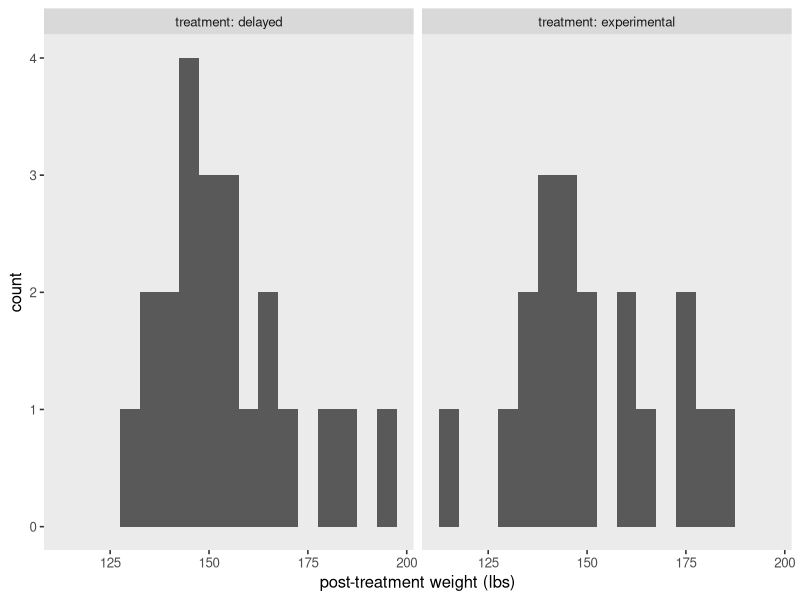
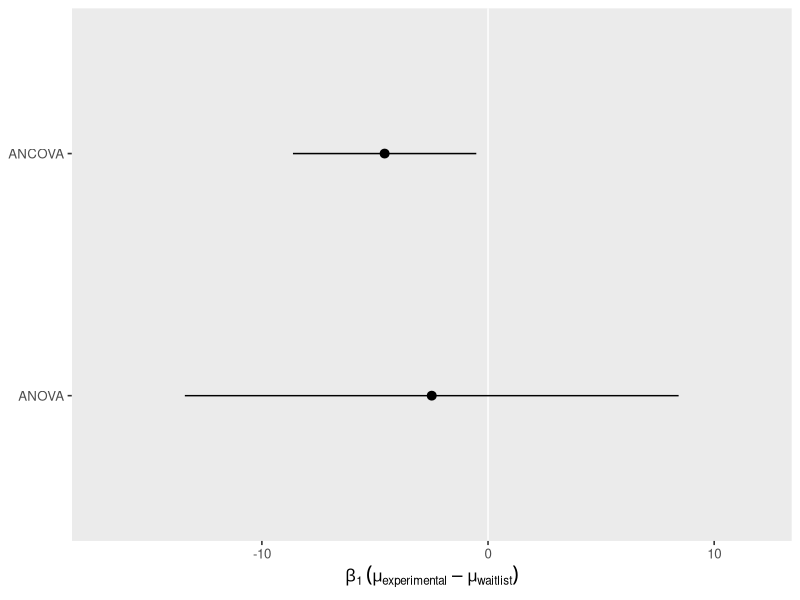
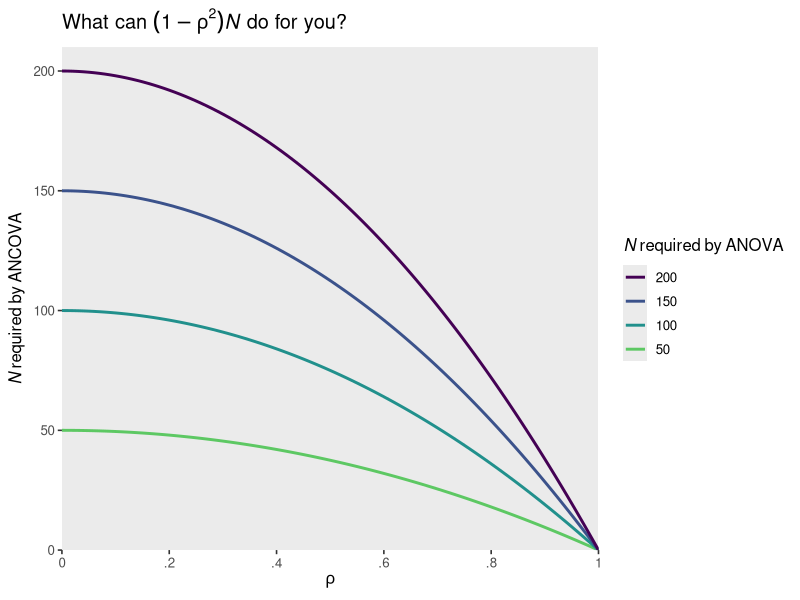

Write the R code that produced these figures, in order.
## ---- chunk 1
# packages
library(tidyverse)
library(broom)

# adjust the global plotting theme
theme_set(theme_gray(base_size = 12) +
            theme(panel.grid = element_blank()))
## ---- chunk 2
horan1971 <- tibble(
  sl = c(letters[1:22], letters[1:20], letters[1:19], letters[1:19]),
  sn = 1:80,
  treatment = factor(rep(1:4, times = c(22, 20, 19, 19))),
  pre = c(149.5, 131.25, 146.5, 133.25, 131, 141, 145.75, 146.75, 172.5, 156.5, 153, 136.25, 148.25, 152.25, 167.5, 169.5, 151.5, 165, 144.25, 167, 195, 179.5,
          127, 134, 163.5, 155, 157.25, 121, 161.25, 147.25, 134.5, 121, 133.5, 128.5, 151, 141.25, 164.25, 138.25, 176, 178, 183, 164,
          149, 134.25, 168, 116.25, 122.75, 122.5, 130, 139, 121.75, 126, 159, 134.75, 140.5, 174.25, 140.25, 133, 171.25, 198.25, 141.25,
          137, 157, 142.25, 123, 163.75, 168.25, 146.25, 174.75, 174.5, 179.75, 162.5, 145, 127, 146.75, 137.5, 179.75, 168.25, 187.5, 144.5),
  post = c(149, 130, 147.75, 139, 134, 145.25, 142.25, 147, 158.25, 155.25, 151.5, 134.5, 145.75, 153.5, 163.75, 170, 153, 178, 144.75, 164.25, 194, 183.25,
           121.75, 132.25, 166, 146.5, 154.5, 114, 148.25, 148.25, 133.5, 126.5, 137, 126.5, 148.5, 145.5, 151.5, 128.5, 176.5, 170.5, 181.5, 160.5,
           145.5, 122.75, 164, 118.5, 122, 125.5, 129.5, 137, 119.5, 123.5, 150.5, 125.75, 135, 164.25, 144.5, 135.5, 169.5, 194.5, 142.5,
           129, 146.5, 142.25, 114.5, 148.25, 161.25, 142.5, 174.5, 163, 160.5, 151.25, 144, 135.5, 136.5, 145.5, 185, 174.75, 179, 141.5)) %>% 
  mutate(treatment = factor(treatment, labels = c("delayed", "placebo", "scheduled", "experimental")))

# what is this?
glimpse(horan1971)
## ---- chunk 3
horan1971 <- horan1971 %>% 
  filter(treatment %in% c("delayed", "experimental"))
## ---- chunk 4
horan1971 %>% 
  count(treatment)
## ---- chunk 5
horan1971 %>%  
  ggplot(aes(x = post)) +
  geom_histogram(binwidth = 5) +
  xlab("post-treatment weight (lbs)") +
  facet_wrap(~ treatment, labeller = label_both)
## ---- chunk 6
horan1971 %>% 
  group_by(treatment) %>% 
  summarise(mean = mean(post),
            sd = sd(post),
            n = n(),
            percent_missing = mean(is.na(post)) * 100)
## ---- chunk 7
horan1971 <- horan1971 %>% 
  # make a mean-centered version of pre
  mutate(prec = pre - mean(pre))
## ---- chunk 8
horan1971 <- horan1971 %>% 
  mutate(delayed      = ifelse(treatment == "delayed", 1, 0),
         experimental = ifelse(treatment == "experimental", 1, 0))
## ---- chunk 9
horan1971 %>% 
  distinct(treatment, delayed, experimental)
## ---- chunk 10
# fit the ANOVA-type model with OLS
ols1 <- lm(
  data = horan1971,
  post ~ 1 + experimental
)

# summarize
summary(ols1)
## ---- chunk 11
tidy(ols1, conf.int = TRUE) %>% 
  slice(2) %>% 
  mutate_if(is.double, round, digits = 2)
## ---- chunk 12
horan1971 %>% 
  group_by(treatment) %>% 
  summarise(r = cor(pre, post))
## ---- chunk 13
horan1971 %>% 
  summarise(pre_mean = mean(pre),
            pre_sd = sd(pre),
            pre_min = min(pre))
## ---- chunk 14
# fit with the centered `prec` covariate
ols2 <- lm(
  data = horan1971,
  post ~ 1 + experimental + prec
)

# fit with the non-centered `pre` covariate
ols3 <- lm(
  data = horan1971,
  post ~ 1 + experimental + pre
)

# summarize the centered model
summary(ols2)

# summarize the non-centered model
summary(ols3)
## ---- chunk 15
tidy(ols2, conf.int = TRUE) %>% 
  slice(2) %>% 
  mutate_if(is.double, round, digits = 2)
## ---- chunk 16
# wrangle
bind_rows(tidy(ols1, conf.int = TRUE), tidy(ols2, conf.int = TRUE)) %>% 
  filter(term == "experimental") %>% 
  mutate(model = factor(c("ANOVA", "ANCOVA"), levels = c("ANOVA", "ANCOVA"))) %>% 

  # plot!
  ggplot(aes(x = estimate, xmin = conf.low, xmax = conf.high, y = model)) +
  geom_vline(xintercept = 0, color = "white") +
  geom_pointrange() +
  scale_x_continuous(expression(beta[1]~(mu[experimental]-mu[waitlist])), expand = expansion(add = 5)) +
  ylab(NULL)
## ---- chunk 17
# compute the sample statistics
rho <- cor(horan1971$pre, horan1971$post)  # 0.9214141
n <- nrow(horan1971)                       # 41

# use the equation
(1 - rho^2) * n
## ---- chunk 18
crossing(n = c(50, 100, 150, 200),
         rho = seq(from = 0, to = 1, by = 0.01)) %>% 
  mutate(design_factor = 1 - rho^2) %>% 
  mutate(n_ancova = design_factor * n,
         n_group = factor(n)) %>% 
  mutate(n_group = fct_rev(n_group)) %>% 
  
  ggplot(aes(x = rho, y = n_ancova, color = n_group, group = n)) +
  geom_line(linewidth = 1) +
  scale_color_viridis_d(expression(italic(N)~required~by~ANOVA),
                        option = "D", end = .75) +
  scale_x_continuous(expression(rho),
                     expand = expansion(mult = 0),
                     breaks = 0:5 / 5,
                     labels = c("0", ".2", ".4", ".6", ".8", "1")) +
  scale_y_continuous(expression(italic(N)~required~by~ANCOVA),
                     limits = c(0, 210),
                     expand = expansion(add = 0)) +
  ggtitle(expression("What can "*(1-rho^2)*italic(N)*" do for you?"))
## ---- chunk 19
# display the standard errors for beta[1]
bind_rows(tidy(ols1, conf.int = TRUE), tidy(ols2, conf.int = TRUE)) %>% 
  filter(term == "experimental") %>% 
  mutate(parameter = "beta[1]",
         model = c("ANOVA", "ANCOVA")) %>% 
  select(model, parameter, std.error)

# use the formula
5.397404 * sqrt(1 - rho^2)
## ---- chunk 20
sessionInfo()
